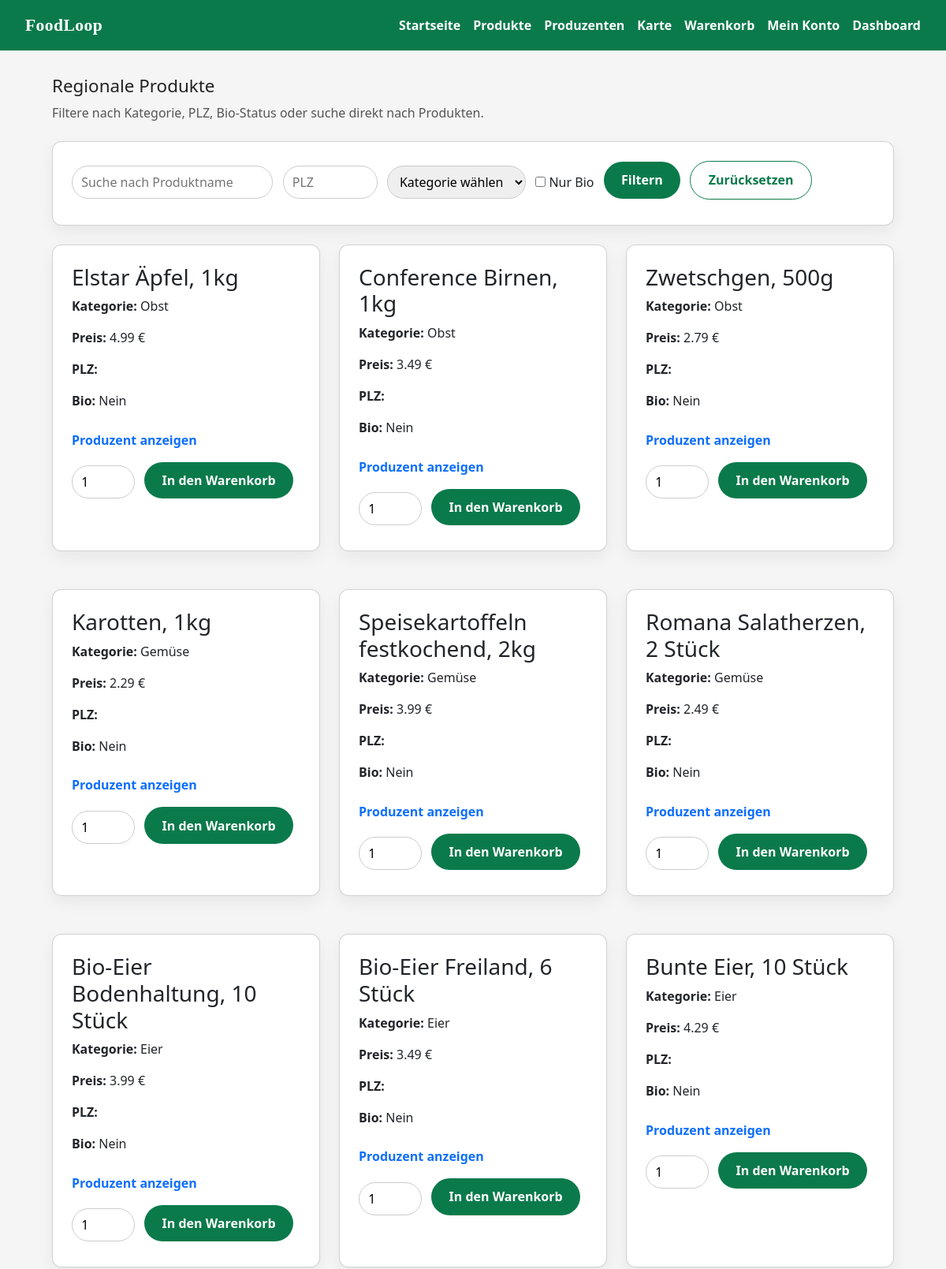
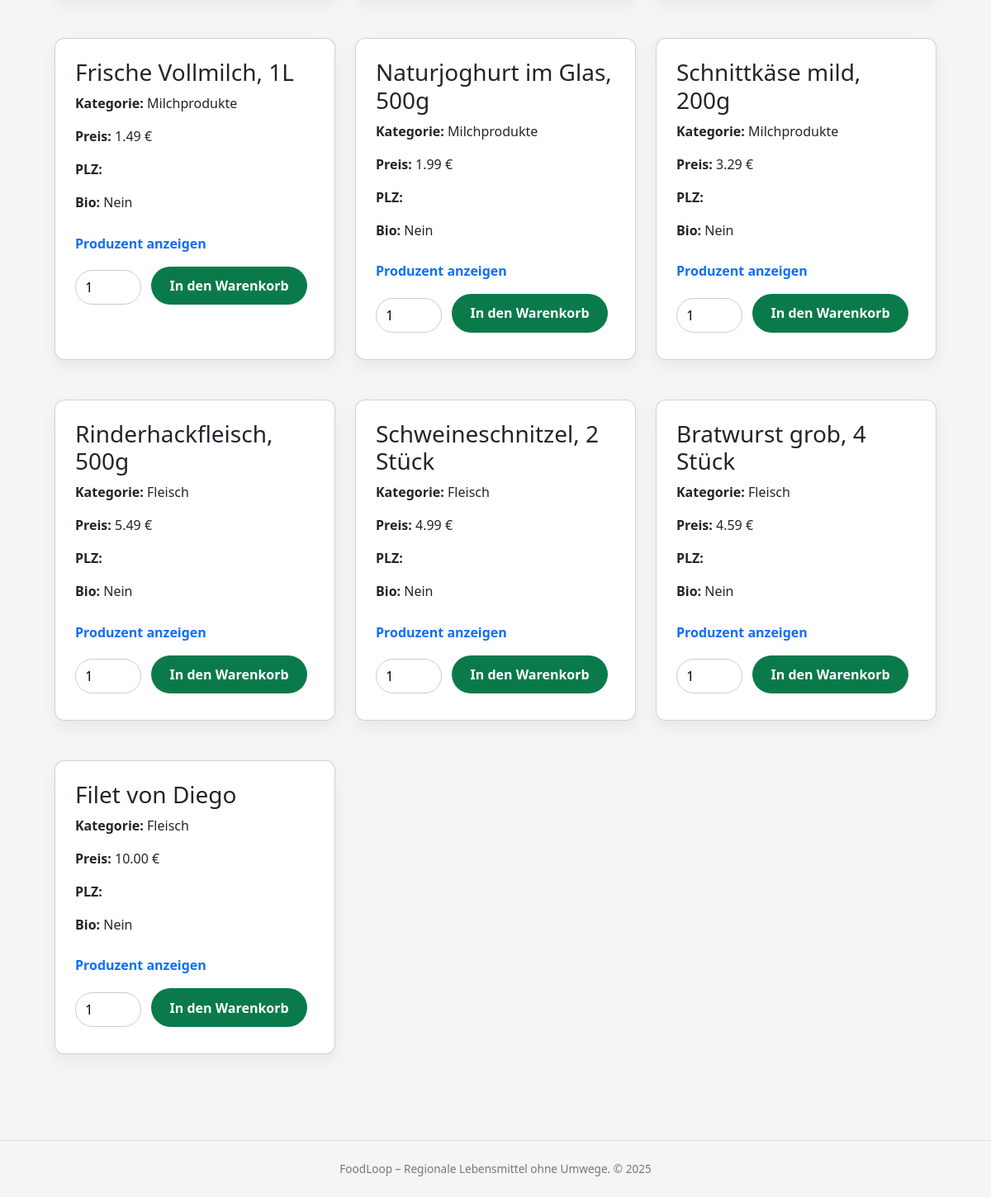
Screenshot of /products (signed in) with the database file from the repository (2 pictures, top to bottom).
### models.py (models this page shows)
class Product(db.Model):
    __tablename__ = "product"
    product_id = db.Column(db.Integer, primary_key=True)
    producer_id = db.Column(
        db.Integer,
        db.ForeignKey("producer_profile.producer_id"),
        nullable=False,
    )
    category_id = db.Column(
        db.Integer, db.ForeignKey("category.category_id"), nullable=False
    )
    name = db.Column(db.String(255), nullable=False)
    description = db.Column(db.Text)
    price = db.Column(db.Numeric(10, 2), nullable=False)
    is_active = db.Column(db.Boolean, default=True, nullable=False)
    created_at = db.Column(db.DateTime, default=datetime.utcnow, nullable=False)
    producer = db.relationship("ProducerProfile", back_populates="products")
    category = db.relationship("Category", back_populates="products")
    cart_items = db.relationship("CartItem", back_populates="product", lazy="dynamic")
    order_items = db.relationship(
        "OrderItem", back_populates="product", lazy="dynamic"
    )

class Category(db.Model):
    __tablename__ = "category"
    category_id = db.Column(db.Integer, primary_key=True)
    name = db.Column(db.String(100), nullable=False, unique=True)
    products = db.relationship("Product", back_populates="category", lazy="dynamic")
    producers = db.relationship(
        "ProducerProfile",
        secondary=producer_category,
        back_populates="categories",
        lazy="dynamic",
    )

### app.py (the view)
@app.route("/products")
def products():
    products = Product.query.filter_by(is_active=True).all()
    categories = Category.query.all()
    return render_template("products.html", products=products, categories=categories)

### app.py (called while the page is built)
@login_manager.user_loader
def load_user(user_id):
    return User.query.get(int(user_id))

### templates/products.html (shortened to what this page needs)
{% extends "base.html" %}
{% block content %}
<section>
    <h1 class="section-title">Regionale Produkte</h1>
    <p class="section-sub">
        Filtere nach Kategorie, PLZ, Bio-Status oder suche direkt nach Produkten.
    </p>
    <div class="card">
        <form method="get" class="inline-form">
            <input type="text" name="q" placeholder="Suche nach Produktname" value="{{ current_query }}">
            <input type="text" name="zip" placeholder="PLZ" value="{{ current_zip }}" style="max-width:120px;">
            <select name="category">
                <option value="">Kategorie wählen</option>
            </select>
            <label>
                <input type="checkbox" name="bio" {% if current_bio %}checked{% endif %}>
                Nur Bio
            </label>
            <button class="btn btn-primary" type="submit">Filtern</button>
            <a href="{{ url_for('products') }}" class="btn btn-secondary">Zurücksetzen</a>
        </form>
    </div>
    <div class="grid">
        {% if products %}
        {% for p in products %}
        <div class="card">
            <h3>{{ p.name }}</h3>
            <p><strong>Kategorie:</strong> {{ p.category.name }}</p>
            <p><strong>Preis:</strong> {{ "%.2f"|format(p.price) }} €</p>
            <p><strong>PLZ:</strong> {{ p.zip }}</p>
            <p><strong>Bio:</strong> {{ "Ja" if p.bio else "Nein" }}</p>
            <p style="margin-top:0.5rem;">
                <button
                    type="button"
                    class="btn btn-link p-0 show-producer-btn"
                    data-producer-id="{{ p.producer_id }}">
                    Produzent anzeigen
                </button>
            </p>
            <form class="inline-form add-to-cart-form" data-product-id="{{ p.product_id }}">
                <input type="number" name="quantity" value="1" min="1" style="max-width:80px;">
                <button type="button" class="btn btn-primary add-to-cart-btn">
                    In den Warenkorb
                </button>
            </form>
        </div>
        {% endfor %}
        {% else %}
        <div class="card">
            <p>Keine Produkte gefunden. Passe deine Filter an.</p>
        </div>
        {% endif %}
    </div>
</section>
{% endblock %}

### static/css/base.css (style rules this page uses)
body { font-family: system-ui, -apple-system, BlinkMacSystemFont, "Segoe UI", sans-serif; margin: 0; background: #f5f5f5; color: #222; overflow-x: hidden; }
input, select { padding: 0.5rem 0.7rem; border-radius: 999px; border: 1px solid #ccc; font: inherit; }

### static/css/layout.css (style rules this page uses)
.grid { display: grid; grid-template-columns: repeat(auto-fill, minmax(260px, 1fr)); gap: 1.5rem; max-width: 1100px; margin: 0 auto; }
.section-title { font-size: 1.4rem; margin-bottom: 0.5rem; }
.section-sub { color: #555; margin-bottom: 1.5rem; }

### static/css/components.css (style rules this page uses)
.btn { display: inline-block; padding: 0.7rem 1.4rem; border-radius: 999px; border: none; cursor: pointer; text-decoration: none; font-weight: 600; }
.btn-primary { background: #0b7a4b; color: white; }
.btn-secondary { background: white; color: #0b7a4b; border: 1px solid #0b7a4b; }
.card { background: white; border-radius: 0.75rem; padding: 1.5rem; box-shadow: 0 8px 20px rgba(0,0,0,0.06); margin-bottom: 1.5rem; }
form.inline-form > * { margin-right: 0.5rem; margin-bottom: 0.5rem; }

### rows the page displays
Product: name "Elstar Äpfel, 1kg", category.name "Obst", price "4.99", bio "Nein"
Product: name "Conference Birnen, 1kg", category.name "Obst", price "3.49", bio "Nein"
Product: name "Zwetschgen, 500g", category.name "Obst", price "2.79", bio "Nein"
Product: name "Karotten, 1kg", category.name "Gemüse", price "2.29", bio "Nein"
Product: name "Speisekartoffeln festkochend, 2kg", category.name "Gemüse", price "3.99", bio "Nein"
Product: name "Romana Salatherzen, 2 Stück", category.name "Gemüse", price "2.49", bio "Nein"
Product: name "Bio-Eier Bodenhaltung, 10 Stück", category.name "Eier", price "3.99", bio "Nein"
Product: name "Bio-Eier Freiland, 6 Stück", category.name "Eier", price "3.49", bio "Nein"
Product: name "Bunte Eier, 10 Stück", category.name "Eier", price "4.29", bio "Nein"
Product: name "Frische Vollmilch, 1L", category.name "Milchprodukte", price "1.49", bio "Nein"
Product: name "Naturjoghurt im Glas, 500g", category.name "Milchprodukte", price "1.99", bio "Nein"
Product: name "Schnittkäse mild, 200g", category.name "Milchprodukte", price "3.29", bio "Nein"
Product: name "Rinderhackfleisch, 500g", category.name "Fleisch", price "5.49", bio "Nein"
Product: name "Schweineschnitzel, 2 Stück", category.name "Fleisch", price "4.99", bio "Nein"
Product: name "Bratwurst grob, 4 Stück", category.name "Fleisch", price "4.59", bio "Nein"
Product: name "Filet von Diego", category.name "Fleisch", price "10.00", bio "Nein"

### other values shown
{{ 2025 }} "2025"
